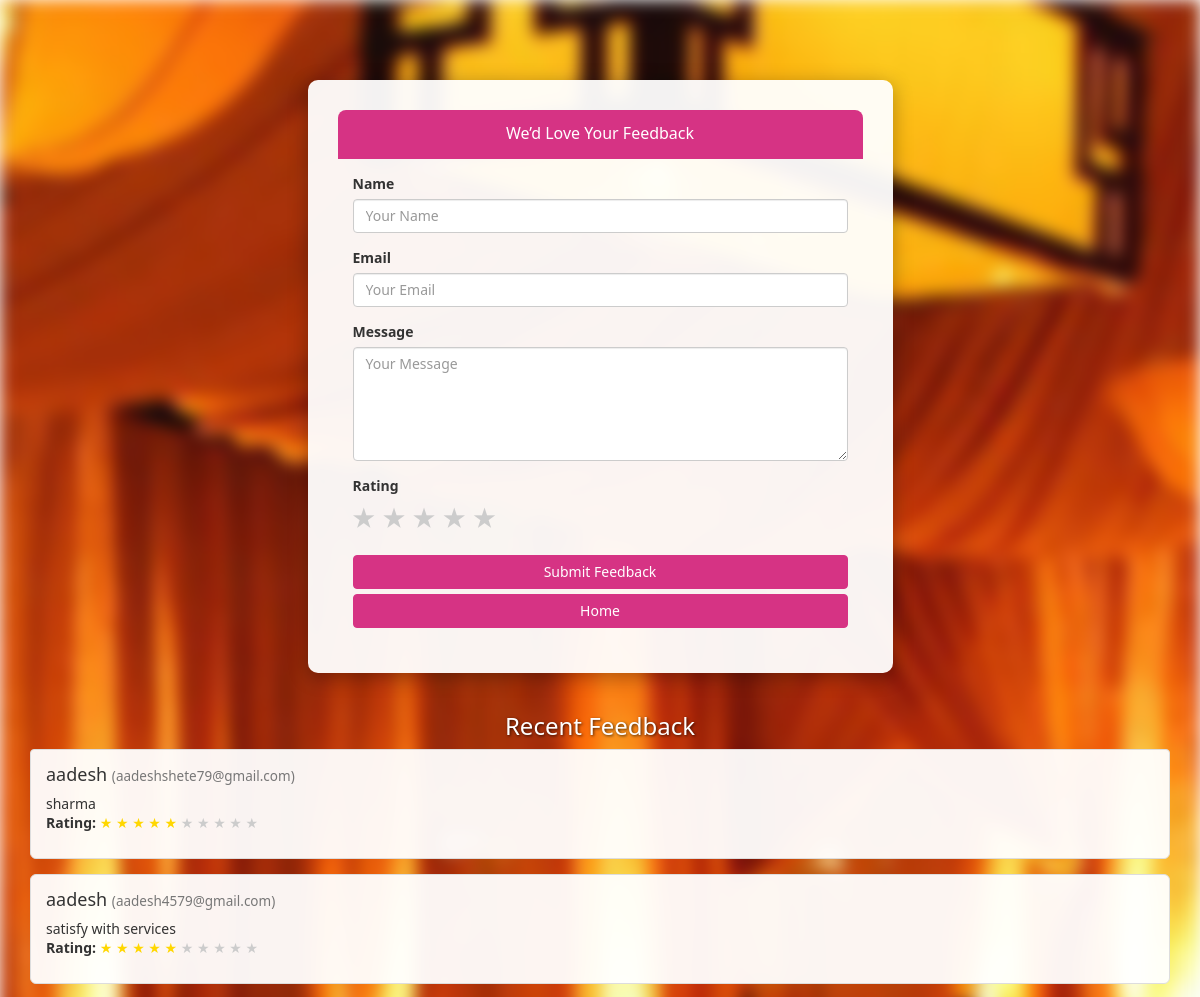
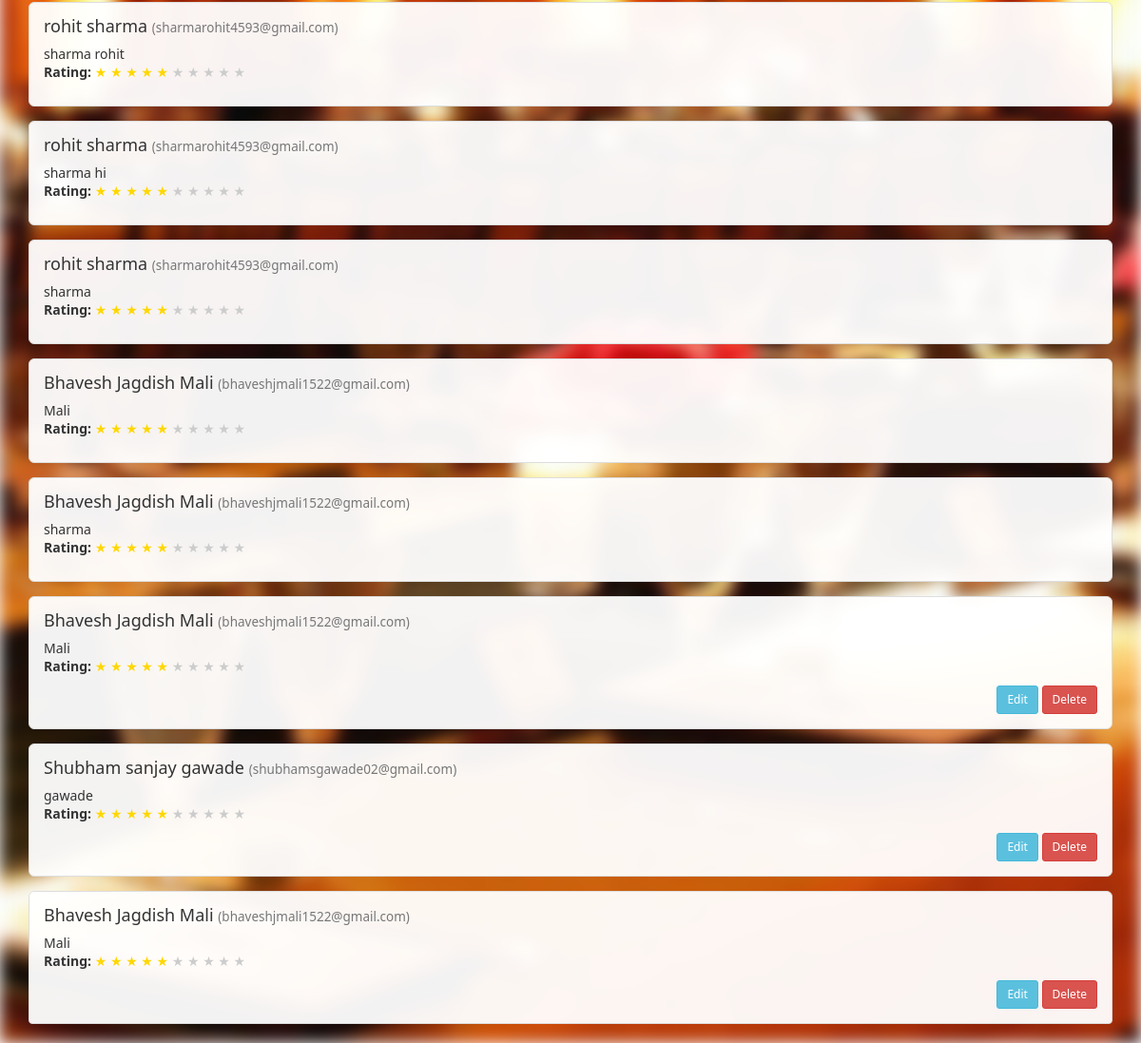
Screenshot of /feedback/ (signed in) with the database file from the repository (2 pictures, top to bottom).
### eventapp/models.py (models this page shows, shortened)
class Feedback(models.Model):
    user = models.ForeignKey(User, on_delete=models.CASCADE)
    name = models.CharField(max_length=50)
    email = models.EmailField()
    message = models.TextField()
    rating = models.IntegerField(default=0)  # Star rating: 1 to 5

### eventapp/views.py (the view)
# urls.py: path('feedback/', views.feedback_view, name='feedback'),
@login_required
def feedback_view(request):
    form = FeedbackForm(request.POST or None)
    feedbacks = Feedback.objects.all().order_by('-id')
    if request.method == 'POST' and form.is_valid():
        feedback = form.save(commit=False)
        feedback.user = request.user
        feedback.save()
        return redirect('feedback')
    return render(request, 'feedback.html', {'form': form, 'feedbacks': feedbacks})

### eventapp/forms.py
class FeedbackForm(forms.ModelForm):
    class Meta:
        model = Feedback
        fields = ['name', 'email', 'message', 'rating']
        widgets = {
            'name': forms.TextInput(attrs={'class': 'form-control', 'placeholder': 'Your Name'}),
            'email': forms.EmailInput(attrs={'class': 'form-control', 'placeholder': 'Your Email'}),
            'message': forms.Textarea(attrs={'class': 'form-control', 'placeholder': 'Your Message', 'rows': 5}),
            'rating': forms.RadioSelect(attrs={'class': 'rating-stars'}, choices=[(i, '⭐' * i) for i in range(1, 6)]),
        }
        labels = {
            'name': 'Name',
            'email': 'Email',
            'message': 'Message',
            'rating': 'Rating',
        }

### template/feedback.html (shortened to what this page needs)
{% load static %}
<!DOCTYPE html>
<html lang="en">
<head>
    <link rel="stylesheet" href="https://maxcdn.bootstrapcdn.com/bootstrap/3.4.1/css/bootstrap.min.css">
</head>
<body>
<div class="container">
    <div class="row">
        <div class="col-md-6 col-md-offset-3 overlay-container">
            <div class="panel-heading">
                <h3 class="panel-title">We’d Love Your Feedback</h3>
            </div>
            <div class="panel-body">
                <form method="post" novalidate>
                    <div class="form-group">
                        <label for="id_name">Name</label>
                        {{ form.name }}
                    </div>
                    <div class="form-group">
                        <label for="id_email">Email</label>
                        {{ form.email }}
                    </div>
                    <div class="form-group">
                        <label for="id_message">Message</label>
                        {{ form.message }}
                    </div>
                    <div class="form-group">
                        <label>Rating</label>
                        <div class="star-rating">
                            {% for radio in form.rating %}
                                <label for="{{ radio.id_for_label }}">&#9733;</label>
                            {% endfor %}
                        </div>
                    </div>
                    <button type="submit" class="btn btn-primary btn-block">Submit Feedback</button>
                    <a href="{% url 'index' %}" class="btn btn-primary btn-block">Home</a>
                </form>
            </div>
        </div>
    </div>
</div>
<h3 class="text-center">Recent Feedback</h3>
<div class="container">
    {% if feedbacks %}
        <div class="list-group">
            {% for feedback in feedbacks %}
                <div class="list-group-item">
                    <h4 class="list-group-item-heading">{{ feedback.name }}
                        <small class="text-muted">({{ feedback.email }})</small>
                    </h4>
                    <p class="list-group-item-text">{{ feedback.message }}</p>
                    <p><strong>Rating:</strong>
                        {% for i in "12345"|slice:":feedback.rating"|make_list %}
                            <span style="color:gold;">&#9733;</span>
                        {% endfor %}
                        {% for i in "12345"|slice:"feedback.rating:"|make_list %}
                            <span style="color:#ccc;">&#9733;</span>
                        {% endfor %}
                    </p>
                    {% if feedback.user == request.user %}
                        <div class="text-right">
                            <a href="{% url 'update_feedback' feedback.pk %}" class="btn btn-sm btn-info">Edit</a>
                            <a href="{% url 'delete_feedback' feedback.pk %}" class="btn btn-sm btn-danger">Delete</a>
                        </div>
                    {% endif %}
                </div>
            {% endfor %}
        </div>
    {% else %}
        <p class="text-muted text-center">No feedback submitted yet.</p>
    {% endif %}
</div>
</body>
</html>

### rows the page displays
Feedback: name "aadesh", email "aadeshshete79@gmail.com", message "sharma"
Feedback: name "aadesh", email "aadesh4579@gmail.com", message "satisfy with services"
Feedback: name "rohit sharma", email "sharmarohit4593@gmail.com", message "sharma rohit"
Feedback: name "rohit sharma", email "sharmarohit4593@gmail.com", message "sharma hi"
Feedback: name "rohit sharma", email "sharmarohit4593@gmail.com", message "sharma"
Feedback: name "Bhavesh Jagdish Mali", email "bhaveshjmali1522@gmail.com", message "Mali"
Feedback: name "Bhavesh Jagdish Mali", email "bhaveshjmali1522@gmail.com", message "sharma"
Feedback: name "Bhavesh Jagdish Mali", email "bhaveshjmali1522@gmail.com", message "Mali", shows "Edit"
Feedback: name "Shubham sanjay gawade", email "shubhamsgawade02@gmail.com", message "gawade", shows "Edit"
Feedback: name "Bhavesh Jagdish Mali", email "bhaveshjmali1522@gmail.com", message "Mali", shows "Edit"
